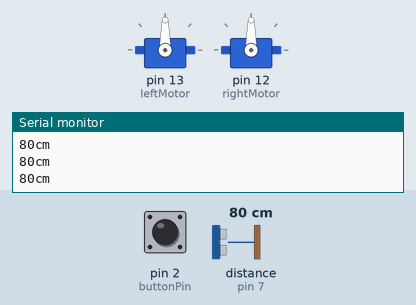
Bench run of a sketch on a simulated Arduino Uno, built with avr-gcc and run on an emulated ATmega328P. On the bench: 2 × servo, the last lines printed to the serial monitor. Wiring (inferred from the names in the program): ultrasonic range finder: trigger pin 7; echo pin 7. The inputs (shaded band) are chosen by the test bench; at power-on: pin 2 (buttonPin) LOW, distance to the obstacle (sensor on pin 7) 80 cm. The echo pulse lasts 58.3 µs per cm.

Above: at 1.2 s.
1.3 s: pin 2 (buttonPin) pulled HIGH for 0.15 s
At 1.7 s:
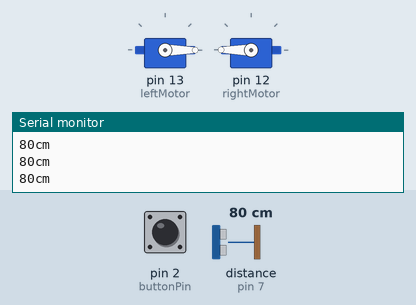
2.9 s: distance to the obstacle (sensor on pin 7) set to 8 cm
4.4 s: distance to the obstacle (sensor on pin 7) set to 5 cm
At 4.72 s:
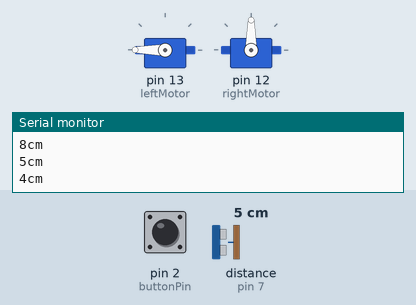
7.4 s: pin 2 (buttonPin) pulled HIGH for 1 s
At 8.3 s:
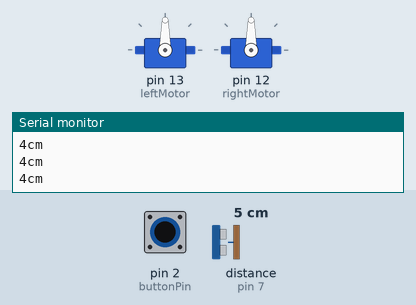
9.9 s: pin 2 (buttonPin) pulled HIGH for 3.2 s
At 10.24 s:
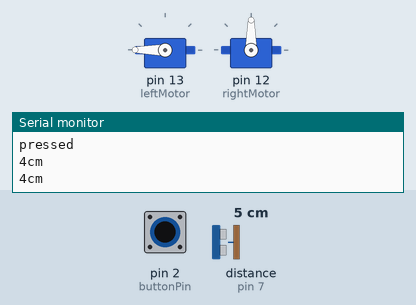
14.6 s: distance to the obstacle (sensor on pin 7) set to 120 cm
At 15.4 s:
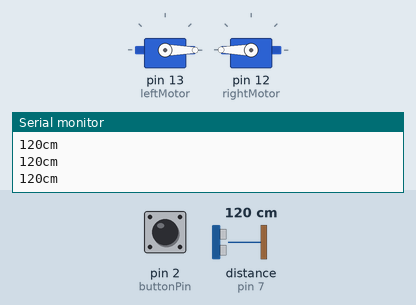
Timing chart, 0 to 17.6 s (numbered marks = the images above; inputs shaded):
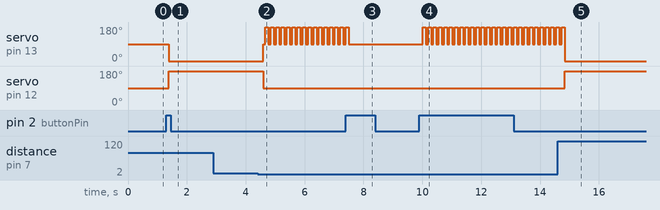

Measured:
- the behaviour switches between 7 and 6 cm on distance to the obstacle (sensor on pin 7) (found by bisection; images 1 and 2)
- after the input at 1.3 s, servo on pin 13 (leftMotor): 90° → 0° after 0.08 s; servo on pin 12 (rightMotor): 90° → 180° after 0.08 s
- after the input at 4.4 s, servo on pin 13 (leftMotor): alternates 180° for 0.10 s and 90° for 0.08 s, starting after 0.19 s; servo on pin 12 (rightMotor): 180° → 90° after 0.19 s
- after the input at 7.4 s, servo on pin 13 (leftMotor): goes on until 7.5 s, then stays 90°
- after the input at 9.9 s, servo on pin 13 (leftMotor): alternates 180° for 0.10 s and 90° for 0.08 s, starting after 0.11 s
- after the input at 14.6 s, servo on pin 12 (rightMotor): 90° → 180° after 0.24 s

The sketch:

walle_project.ino
```cpp
#include <Servo.h>

const int buttonPin = 2;
const int pingPin = 7;
Servo leftMotor;
Servo rightMotor;
int servoState =0;
long cm = 0;

boolean currentState = LOW;//stroage for current button state
boolean lastState = LOW;//storage for last button state


void setup() {
  // initialize serial communication:
  Serial.begin(9600);
  leftMotor.attach(13);
  rightMotor.attach(12);
  pinMode(buttonPin, INPUT);
}

void loop()
{
  // establish variables for duration of the ping,
  // and the distance result in inches and centimeters:
  long duration, cm;

  // The PING))) is triggered by a HIGH pulse of 2 or more microseconds.
  // Give a short LOW pulse beforehand to ensure a clean HIGH pulse:
  pinMode(pingPin, OUTPUT);
  digitalWrite(pingPin, LOW);
  delayMicroseconds(2);
  digitalWrite(pingPin, HIGH);
  delayMicroseconds(5);
  digitalWrite(pingPin, LOW);

  // The same pin is used to read the signal from the PING))): a HIGH
  // pulse whose duration is the time (in microseconds) from the sending
  // of the ping to the reception of its echo off of an object.
  pinMode(pingPin, INPUT);
  duration = pulseIn(pingPin, HIGH);

  // convert the time into a distance
  cm = microsecondsToCentimeters(duration);

  Serial.print(cm);
  Serial.print("cm");
  Serial.println();
  delay(100);
  moveBot();
  makeTurn(cm);
}

long microsecondsToCentimeters(long microseconds)
{
  // The speed of sound is 340 m/s or 29 microseconds per centimeter.
  // The ping travels out and back, so to find the distance of the
  // object we take half of the distance travelled.
  return microseconds / 29 / 2;
}

void moveBot(){
  currentState = digitalRead(buttonPin);

  if(currentState == HIGH && lastState == LOW) {

    Serial.println("pressed");
    delay(5);
    if (servoState==1){
      leftMotor.write(90);
      rightMotor.write(90);
      servoState=0;
    }

    else{
      leftMotor.write(0);
      rightMotor.write(180);
      servoState = 1;
    }
  }
//  else if(currentState == LOW && lastState == HIGH){
//    Serial.println("released");
//    delay(5);
//    if()
//    leftMotor.write(90);
//    rightMotor.write(90);
//    delay(10);
//  }
  lastState = currentState;
}

void makeTurn(long distance){
  if(servoState==1){
    if (distance <= 5){
//      leftMotor.write(180);
//      rightMotor.write(180);
      leftMotor.write(90);
      rightMotor.write(90);
      delay(80);
      leftMotor.write(180);
      rightMotor.write(90);
    }

    else{
      leftMotor.write(0);
      rightMotor.write(180);
    }


  }
//  if (distance <= 5){
//    leftMotor.write(90);
//    rightMotor.write(90);
//    delay(80);
//    leftMotor.write(180);
//    rightMotor.write(90);
//  }
//
//  else{
//     leftMotor.write(0);
//      rightMotor.write(180);
//  }
}
```
